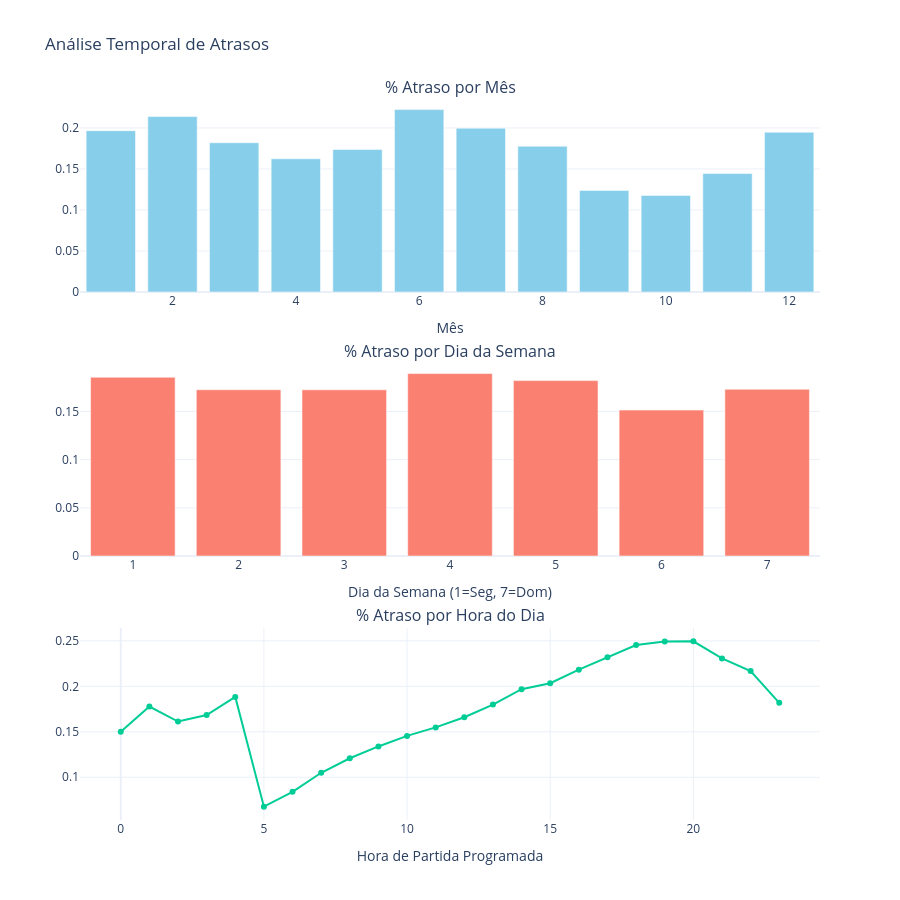

Here is the notebook cell this chart was saved with:
### Markdown cell above
**Quando ocorrem os atrasos?**

### Code cell
df_temp = df.copy()

df_temp['SCHEDULED_DEPARTURE_HOUR'] = df_temp['SCHEDULED_DEPARTURE'] // 100
df_temp['SCHEDULED_TIME_HOUR'] = df_temp['SCHEDULED_TIME_HOUR'] = df_temp['SCHEDULED_TIME'] / 60

df_month = df_temp.groupby('MONTH')['IS_DELAYED'].mean().reset_index()
df_dow = df_temp.groupby('DAY_OF_WEEK')['IS_DELAYED'].mean().reset_index()
df_hour = df_temp.groupby('SCHEDULED_DEPARTURE_HOUR')['IS_DELAYED'].mean().reset_index()

fig = make_subplots(
    rows=3, cols=1, 
    subplot_titles=('% Atraso por Mês', '% Atraso por Dia da Semana', '% Atraso por Hora do Dia'),
    vertical_spacing=0.1
)
fig.add_trace(
    go.Bar(x=df_month['MONTH'], y=df_month['IS_DELAYED'], marker_color='skyblue', name='Mês'),
    row=1, col=1
)
fig.add_trace(
    go.Bar(x=df_dow['DAY_OF_WEEK'], y=df_dow['IS_DELAYED'], marker_color='salmon', name='Dia Semana'),
    row=2, col=1
)
fig.add_trace(
    go.Scatter(x=df_hour['SCHEDULED_DEPARTURE_HOUR'], y=df_hour['IS_DELAYED'], mode='lines+markers', name='Hora'),
    row=3, col=1
)
fig.update_layout(
    height=900, 
    title_text='Análise Temporal de Atrasos',
    showlegend=False,
    template='plotly_white'
)
fig.update_xaxes(title_text='Mês', row=1, col=1)
fig.update_xaxes(title_text='Dia da Semana (1=Seg, 7=Dom)', row=2, col=1)
fig.update_xaxes(title_text='Hora de Partida Programada', row=3, col=1)
fig.show()

### Figure 1 — Plotly figure (JSON) as saved in the notebook; plotly's stock layout.template omitted (floating-point values rounded to 4 significant figures)
{"data": [{"marker": {"color": "skyblue"}, "name": "Mês", "type": "bar", "x": [1, 2, 3, 4, 5, 6, 7, 8, 9, 10, 11, 12], "xaxis": "x", "y": [0.1966, 0.2139, 0.1819, 0.1624, 0.1738, 0.2223, 0.1997, 0.1778, 0.1237, 0.1177, 0.1444, 0.1947], "yaxis": "y"}, {"marker": {"color": "salmon"}, "name": "Dia Semana", "type": "bar", "x": [1, 2, 3, 4, 5, 6, 7], "xaxis": "x2", "y": [0.1855, 0.1726, 0.1724, 0.1893, 0.182, 0.1514, 0.173], "yaxis": "y2"}, {"mode": "lines+markers", "name": "Hora", "type": "scatter", "x": [0, 1, 2, 3, 4, 5, 6, 7, 8, 9, 10, 11, 12, 13, 14, 15, 16, 17, 18, 19, 20, 21, 22, 23], "xaxis": "x3", "y": [0.1502, 0.1777, 0.1612, 0.1684, 0.1883, 0.06761, 0.08398, 0.1049, 0.1209, 0.1339, 0.1455, 0.1548, 0.166, 0.1799, 0.1969, 0.2035, 0.2184, 0.232, 0.2455, 0.2492, 0.2495, 0.2307, 0.2168, 0.1819], "yaxis": "y3"}], "layout": {"annotations": [{"font": {"size": 16}, "showarrow": false, "text": "% Atraso por Mês", "x": 0.5, "xanchor": "center", "xref": "paper", "y": 1, "yanchor": "bottom", "yref": "paper"}, {"font": {"size": 16}, "showarrow": false, "text": "% Atraso por Dia da Semana", "x": 0.5, "xanchor": "center", "xref": "paper", "y": 0.6333, "yanchor": "bottom", "yref": "paper"}, {"font": {"size": 16}, "showarrow": false, "text": "% Atraso por Hora do Dia", "x": 0.5, "xanchor": "center", "xref": "paper", "y": 0.2667, "yanchor": "bottom", "yref": "paper"}], "height": 900, "showlegend": false, "title": {"text": "Análise Temporal de Atrasos"}, "xaxis": {"anchor": "y", "domain": [0, 1], "title": {"text": "Mês"}}, "xaxis2": {"anchor": "y2", "domain": [0, 1], "title": {"text": "Dia da Semana (1=Seg, 7=Dom)"}}, "xaxis3": {"anchor": "y3", "domain": [0, 1], "title": {"text": "Hora de Partida Programada"}}, "yaxis": {"anchor": "x", "domain": [0.7333, 1]}, "yaxis2": {"anchor": "x2", "domain": [0.3667, 0.6333]}, "yaxis3": {"anchor": "x3", "domain": [0, 0.2667]}}}
